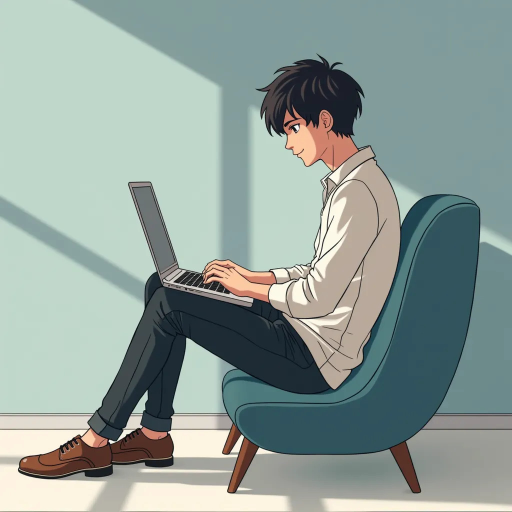
#> input picture image.jpg, 1024 x 1024 px (shown at 1/2 size)
$ python ascii.py
#> lines starting #> are read from the running program, lines starting #| are printed output that depends on the picture
from PIL import Image

#opens the image file
file = input("Enter the file name > ")
#> the answer given: image.jpg
image = Image.open(file)
#> image is the input picture: PIL image 1024x1024 RGB; mean R, G, B 143.4, 158.9, 153.3

#turns the image to grayscale
gray_image = image.convert("L")
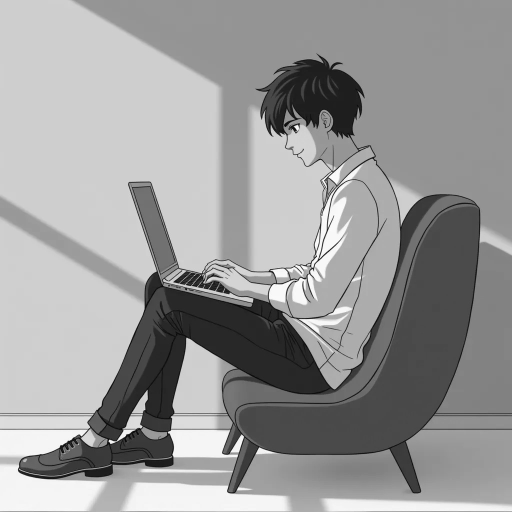
#> gray_image: PIL image 1024x1024 L (shown at 1/2 size); min 0, max 255, mean 153.5

#saves the grayscale image
gray_image.save('grayscale_image.jpg')

#resize the image
res_img = gray_image.resize((200, 200))
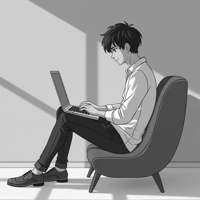
#> res_img: PIL image 200x200 L; min 17, max 255, mean 153.6
res_img.save("resized_img.jpg")

#saves the color of the pixel to pixels variable
#pixels = res_img.getpixel((400,400))
width, height = res_img.size #saves width and height of image in variables
#> width = 200; height = 200

#print(width, height)

ascii_char = '$@B%8&WM#*oahkbdpqwmZO0QLCJUYXzcvunxrjft/\|()1{}[]?-_+~<>i!lI;:,"^`.  '

ascii_art =[]

for y in range(height):
    row_chars = ""
    for x in range(width):
        pixels = res_img.getpixel((x, y))
        char_index = pixels * (len(ascii_char) - 1) // 255  #matches the pixel (0 -255) to index of ascii_char
        row_chars += ascii_char[char_index] #saves each value of char_index in a variable
    ascii_art.append(row_chars)
#> after the loop, ascii_art = 200 items

complete_ascii_art = "\n".join(ascii_art)

with open("output.txt", "w") as file:
    file.write(complete_ascii_art)
